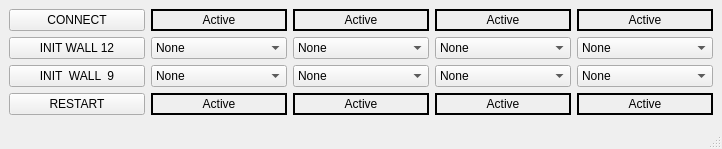
<?xml version="1.0" encoding="UTF-8"?>
<ui version="4.0">
 <class>MainWindow</class>
 <widget class="QMainWindow" name="MainWindow">
  <property name="geometry">
   <rect>
    <x>0</x>
    <y>0</y>
    <width>722</width>
    <height>149</height>
   </rect>
  </property>
  <property name="acceptDrops">
   <bool>true</bool>
  </property>
  <property name="windowTitle">
   <string>REMOTE CasparCG</string>
  </property>
  <property name="windowIcon">
   <iconset theme="max">
    <normaloff>:/MAX/Doc.ico</normaloff>
    <normalon>:/MAX/Doc.ico</normalon>
    <activeoff>:/MAX/Doc.ico</activeoff>
    <activeon>:/MAX/Doc.ico</activeon>:/MAX/Doc.ico</iconset>
  </property>
  <property name="layoutDirection">
   <enum>Qt::LeftToRight</enum>
  </property>
  <property name="documentMode">
   <bool>false</bool>
  </property>
  <widget class="QWidget" name="centralwidget">
   <layout class="QGridLayout" name="gridLayout">
    <item row="4" column="3">
     <widget class="QLabel" name="label_7">
      <property name="acceptDrops">
       <bool>true</bool>
      </property>
      <property name="frameShape">
       <enum>QFrame::WinPanel</enum>
      </property>
      <property name="text">
       <string>Active</string>
      </property>
      <property name="alignment">
       <set>Qt::AlignCenter</set>
      </property>
     </widget>
    </item>
    <item row="3" column="2">
     <widget class="QComboBox" name="comboBox_6">
      <item>
       <property name="text">
        <string>None</string>
       </property>
      </item>
      <item>
       <property name="text">
        <string>SDI 1</string>
       </property>
      </item>
      <item>
       <property name="text">
        <string>SDI 2</string>
       </property>
      </item>
     </widget>
    </item>
    <item row="3" column="4">
     <widget class="QComboBox" name="comboBox_8">
      <item>
       <property name="text">
        <string>None</string>
       </property>
      </item>
      <item>
       <property name="text">
        <string>SDI 1</string>
       </property>
      </item>
      <item>
       <property name="text">
        <string>SDI 2</string>
       </property>
      </item>
     </widget>
    </item>
    <item row="4" column="2">
     <widget class="QLabel" name="label_6">
      <property name="acceptDrops">
       <bool>true</bool>
      </property>
      <property name="frameShape">
       <enum>QFrame::WinPanel</enum>
      </property>
      <property name="text">
       <string>Active</string>
      </property>
      <property name="alignment">
       <set>Qt::AlignCenter</set>
      </property>
     </widget>
    </item>
    <item row="4" column="1">
     <widget class="QLabel" name="label_5">
      <property name="acceptDrops">
       <bool>true</bool>
      </property>
      <property name="frameShape">
       <enum>QFrame::WinPanel</enum>
      </property>
      <property name="text">
       <string>Active</string>
      </property>
      <property name="alignment">
       <set>Qt::AlignCenter</set>
      </property>
     </widget>
    </item>
    <item row="1" column="3">
     <widget class="QComboBox" name="comboBox_3">
      <item>
       <property name="text">
        <string>None</string>
       </property>
      </item>
      <item>
       <property name="text">
        <string>SDI 1</string>
       </property>
      </item>
      <item>
       <property name="text">
        <string>SDI 2</string>
       </property>
      </item>
     </widget>
    </item>
    <item row="3" column="0">
     <widget class="QPushButton" name="pushB_Init2">
      <property name="text">
       <string>INIT  WALL  9</string>
      </property>
      <property name="icon">
       <iconset>
        <normalon>:/MAX/Martz90-Circle-Plex.ico</normalon>
       </iconset>
      </property>
      <property name="checkable">
       <bool>true</bool>
      </property>
     </widget>
    </item>
    <item row="0" column="1">
     <widget class="QLabel" name="label_1">
      <property name="acceptDrops">
       <bool>true</bool>
      </property>
      <property name="toolTip">
       <string>&lt;html&gt;&lt;head/&gt;&lt;body&gt;&lt;p&gt;ToolTip&lt;/p&gt;&lt;/body&gt;&lt;/html&gt;</string>
      </property>
      <property name="whatsThis">
       <string>&lt;html&gt;&lt;head/&gt;&lt;body&gt;&lt;p&gt;Channel 10&lt;/p&gt;&lt;/body&gt;&lt;/html&gt;</string>
      </property>
      <property name="autoFillBackground">
       <bool>true</bool>
      </property>
      <property name="inputMethodHints">
       <set>Qt::ImhNone</set>
      </property>
      <property name="frameShape">
       <enum>QFrame::WinPanel</enum>
      </property>
      <property name="frameShadow">
       <enum>QFrame::Plain</enum>
      </property>
      <property name="lineWidth">
       <number>1</number>
      </property>
      <property name="midLineWidth">
       <number>0</number>
      </property>
      <property name="text">
       <string>Active</string>
      </property>
      <property name="textFormat">
       <enum>Qt::AutoText</enum>
      </property>
      <property name="alignment">
       <set>Qt::AlignCenter</set>
      </property>
      <property name="wordWrap">
       <bool>false</bool>
      </property>
     </widget>
    </item>
    <item row="0" column="2">
     <widget class="QLabel" name="label_2">
      <property name="acceptDrops">
       <bool>true</bool>
      </property>
      <property name="frameShape">
       <enum>QFrame::WinPanel</enum>
      </property>
      <property name="text">
       <string>Active</string>
      </property>
      <property name="alignment">
       <set>Qt::AlignCenter</set>
      </property>
     </widget>
    </item>
    <item row="4" column="4">
     <widget class="QLabel" name="label_8">
      <property name="acceptDrops">
       <bool>true</bool>
      </property>
      <property name="frameShape">
       <enum>QFrame::WinPanel</enum>
      </property>
      <property name="text">
       <string>Active</string>
      </property>
      <property name="alignment">
       <set>Qt::AlignCenter</set>
      </property>
     </widget>
    </item>
    <item row="1" column="4">
     <widget class="QComboBox" name="comboBox_4">
      <item>
       <property name="text">
        <string>None</string>
       </property>
      </item>
      <item>
       <property name="text">
        <string>SDI 1</string>
       </property>
      </item>
      <item>
       <property name="text">
        <string>SDI 2</string>
       </property>
      </item>
     </widget>
    </item>
    <item row="0" column="4">
     <widget class="QLabel" name="label_4">
      <property name="acceptDrops">
       <bool>true</bool>
      </property>
      <property name="frameShape">
       <enum>QFrame::WinPanel</enum>
      </property>
      <property name="text">
       <string>Active</string>
      </property>
      <property name="alignment">
       <set>Qt::AlignCenter</set>
      </property>
     </widget>
    </item>
    <item row="3" column="3">
     <widget class="QComboBox" name="comboBox_7">
      <item>
       <property name="text">
        <string>None</string>
       </property>
      </item>
      <item>
       <property name="text">
        <string>SDI 1</string>
       </property>
      </item>
      <item>
       <property name="text">
        <string>SDI 2</string>
       </property>
      </item>
     </widget>
    </item>
    <item row="0" column="3">
     <widget class="QLabel" name="label_3">
      <property name="acceptDrops">
       <bool>true</bool>
      </property>
      <property name="frameShape">
       <enum>QFrame::WinPanel</enum>
      </property>
      <property name="text">
       <string>Active</string>
      </property>
      <property name="alignment">
       <set>Qt::AlignCenter</set>
      </property>
     </widget>
    </item>
    <item row="1" column="1">
     <widget class="QComboBox" name="comboBox_1">
      <item>
       <property name="text">
        <string>None</string>
       </property>
      </item>
      <item>
       <property name="text">
        <string>SDI 1</string>
       </property>
      </item>
      <item>
       <property name="text">
        <string>SDI 2</string>
       </property>
      </item>
     </widget>
    </item>
    <item row="1" column="0">
     <widget class="QPushButton" name="pushB_Init12">
      <property name="text">
       <string>INIT WALL 12</string>
      </property>
      <property name="icon">
       <iconset>
        <normalon>:/MAX/Martz90-Circle-Plex.ico</normalon>
       </iconset>
      </property>
      <property name="checkable">
       <bool>true</bool>
      </property>
      <property name="checked">
       <bool>false</bool>
      </property>
     </widget>
    </item>
    <item row="1" column="2">
     <widget class="QComboBox" name="comboBox_2">
      <item>
       <property name="text">
        <string>None</string>
       </property>
      </item>
      <item>
       <property name="text">
        <string>SDI 1</string>
       </property>
      </item>
      <item>
       <property name="text">
        <string>SDI 2</string>
       </property>
      </item>
     </widget>
    </item>
    <item row="3" column="1">
     <widget class="QComboBox" name="comboBox_5">
      <item>
       <property name="text">
        <string>None</string>
       </property>
      </item>
      <item>
       <property name="text">
        <string>SDI 1</string>
       </property>
      </item>
      <item>
       <property name="text">
        <string>SDI 2</string>
       </property>
      </item>
     </widget>
    </item>
    <item row="0" column="0">
     <widget class="QPushButton" name="pushB_Connect">
      <property name="text">
       <string>CONNECT</string>
      </property>
     </widget>
    </item>
    <item row="4" column="0">
     <widget class="QPushButton" name="pushB_Restart">
      <property name="text">
       <string>RESTART</string>
      </property>
      <property name="icon">
       <iconset>
        <normalon>:/MAX/close.ico</normalon>
       </iconset>
      </property>
     </widget>
    </item>
   </layout>
  </widget>
  <widget class="QStatusBar" name="statusbar">
   <property name="inputMethodHints">
    <set>Qt::ImhNone</set>
   </property>
  </widget>
 </widget>
 <resources/>
 <connections/>
</ui>
